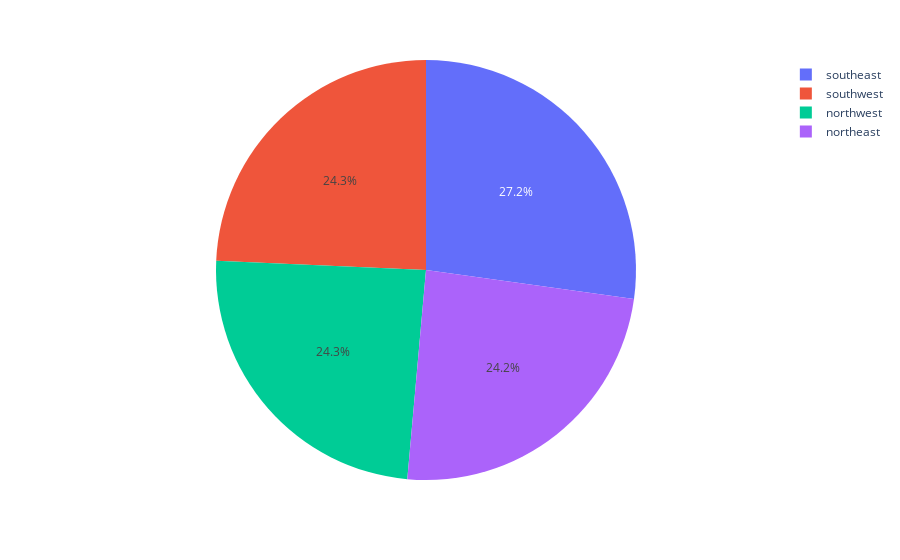

The notebook cell saved with this chart:
### Markdown cell above
The distribution of the regions where people are living according to the dataset.

### Code cell
import plotly.express as px
pie = data["region"].value_counts()
regions = pie.index
population = pie.values
fig = px.pie(data, values=population, names=regions)
fig.show()

### Figure 1 — Plotly figure (JSON) as saved in the notebook; plotly's stock layout.template omitted (floating-point values rounded to 4 significant figures)
{"data": [{"domain": {"x": [0, 1], "y": [0, 1]}, "hovertemplate": "label=%{label}<br>value=%{value}<extra></extra>", "labels": ["southeast", "southwest", "northwest", "northeast"], "legendgroup": "", "name": "", "showlegend": true, "type": "pie", "values": [364, 325, 325, 324]}], "layout": {"legend": {"tracegroupgap": 0}, "margin": {"t": 60}}}
